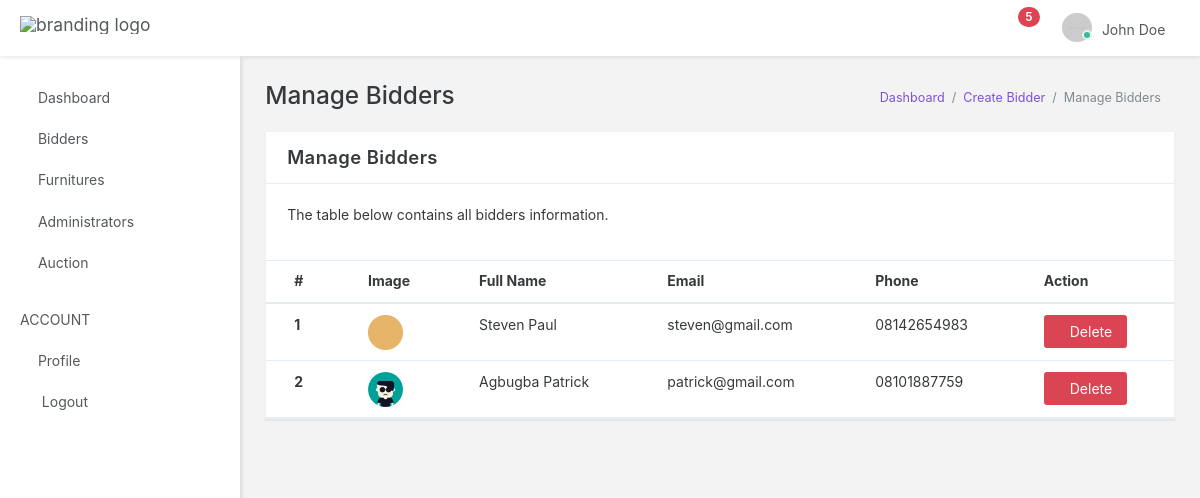
Page /auth/manage_bidders (signed in) on the committed database.
### Auction_auth/models.py (models this page shows, shortened)
class User(AbstractBaseUser, PermissionsMixin):
    user_id = models.UUIDField(
        default=uuid.uuid4, primary_key=True, unique=True, editable=False)
    email = models.CharField(max_length=100, db_index=True,
                             unique=True, verbose_name='email address', blank=True)
    name = models.CharField(
        max_length=100, db_index=True, blank=True, null=True)
    phone = models.CharField(
        max_length=14, db_index=True, unique=True, blank=True)
    address = models.CharField(max_length=255, null=True, blank=True)
    picture = models.ImageField(
        default='img/user.png', upload_to='uploads/', null=True)
    date_joined = models.DateTimeField(
        verbose_name='date_joined', auto_now_add=True)
    last_login = models.DateTimeField(
        verbose_name='last_login', auto_now=True, null=True)
    is_active = models.BooleanField(default=True)
    is_staff = models.BooleanField(default=False)
    is_superuser = models.BooleanField(default=False)
    USERNAME_FIELD = 'email'
    REQUIRED_FIELDS = ['name',]
    objects = UserManager()
    class Meta:
        db_table = 'Users'
        verbose_name_plural = 'Users'

### Auction_auth/views.py (the view)
# urls.py: path('auth/manage_bidders', ManageBiddersPageView.as_view(), name='manage_bidders'),
class ManageBiddersPageView(LoginRequiredMixin, ListView):
    template_name = "backend/bidders/manage_bidders.html"
    def get_queryset(self):
        return User.objects.filter(is_staff=False, is_superuser=False).order_by('-date_joined')

### Templates/backend/bidders/manage_bidders.html (shortened to what this page needs)
{% extends 'base.html' %}
{% load static %}
{% load crispy_forms_tags %}
  {% block head %}{% include 'partials/auth_head.html' %}{% endblock head %}
  {% block body %}
  <body data-open="click" data-menu="vertical-menu" data-col="2-columns" class="vertical-layout vertical-menu 2-columns  fixed-navbar">
  {% block nav %} {% include 'partials/auth_nav.html' %} {% endblock %}
  {% include 'partials/auth_sidebar.html' %}
    <div class="app-content content container-fluid">
      <div class="content-wrapper">
        <div class="content-header row">
          <div class="content-header-left col-md-6 col-xs-12 mb-1">
            <h2 class="content-header-title">Manage Bidders</h2>
          </div>
            <div class="content-header-right breadcrumbs-right breadcrumbs-top col-md-6 col-xs-12">
                <div class="breadcrumb-wrapper col-xs-12">
                    <ol class="breadcrumb">
                        <li class="breadcrumb-item"><a href="{% url 'auth:dashboard' %}">Dashboard</a>
                        </li>
                        <li class="breadcrumb-item"><a href="{% url 'auth:create_bidder' %}">Create Bidder</a>
                        </li>
                        <li class="breadcrumb-item active">Manage Bidders
                        </li>
                    </ol>
                </div>
            </div>
        </div>
        <div class="content-body">
        <div class="row">
            <div class="col-xs-12">
                <div class="card">
                    <div class="card-header">
                        <h4 class="card-title">Manage Bidders</h4>
                        <div class="heading-elements">
                            <ul class="list-inline mb-0">
                                <li><a data-action="collapse"><i class="icon-minus4"></i></a></li>
                                <li><a data-action="expand"><i class="icon-expand2"></i></a></li>
                            </ul>
                        </div>
                    </div>
                    <div class="card-body collapse in">
                        <div class="card-block card-dashboard">
                            <p>The table below contains all bidders information.</p>
                        </div>
                        <div class="table-responsive">
                            <table class="table table-hover mb-0">
                                <thead>
                                    <tr>
                                        <th>#</th>
                                        <th>Image</th>
                                        <th>Full Name</th>
                                        <th>Email</th>
                                        <th>Phone</th>
                                        <th>Action</th>
                                    </tr>
                                </thead>
                                <tbody>
                                {% if object_list %}
                                    {% for object in object_list %}
                                    <tr>
                                        <th scope="row">{{ forloop.counter}}</th>
                                        <td><a href="{% url 'auth:update_bidder' object.pk %}"><img src="{{object.picture.url}}" width="35" alt=""></a></td>
                                        <td>{{ object.name }}</td>
                                        <td>{{ object.email }}</td>
                                        <td>{{ object.phone }}</td>
                                        <td><a href="" class="btn btn-danger" data-toggle="modal" data-target="#deleteModal{{forloop.counter}}" style="cursor: pointer;"> <i class="icon-ios-trash"></i>Delete</a></td>
                                    </tr>
                                    {% endfor %}
                                {% endif %}
                                </tbody>
                            </table>
                        </div>
                    </div>
                </div>
            </div>
        </div>
        </div>
      </div>
    </div>
</body>
{% endblock body %}

### Static/backend/app-assets/css/app.css (style rules this page uses)
@media (max-width: 1366px) { html { font-size: 14px; } }
html { height: 100%; }
html body { height: 100%; background-color: #F3F3F3; direction: ltr; }
html body.fixed-navbar { padding-top: 4rem; }
html body .content { padding: 0; transition: 300ms ease all; backface-visibility: hidden; }
html body .content .content-wrapper { padding: 1.8rem; }
html body .content .content-wrapper .content-header-right { margin-top: 6px; }
@media screen and (min-width: 0px) { body:after { content: "xs - min-width: 0px"; } }
@media screen and (min-width: 544px) { body:after { content: "sm - min-width: 544px"; } }
@media screen and (min-width: 768px) { body:after { content: "md - min-width: 768px"; } }
@media screen and (min-width: 992px) { body:after { content: "lg - min-width: 992px"; } }
@media screen and (min-width: 1200px) { body:after { content: "xl - min-width: 1200px"; } }
body:after { display: none; }

### Static/backend/app-assets/css/core/menu/menu-types/vertical-menu.css (style rules this page uses)
@media (min-width: 992px) { body.vertical-layout.vertical-menu .content, body.vertical-layout.vertical-menu .footer { margin-left: 240px; } }

### rows in the picture
User: picture (picture), name "Steven Paul", email "steven@gmail.com", phone "08142654983"
User: picture (placeholder picture), name "Agbugba Patrick", email "patrick@gmail.com", phone "08101887759"
